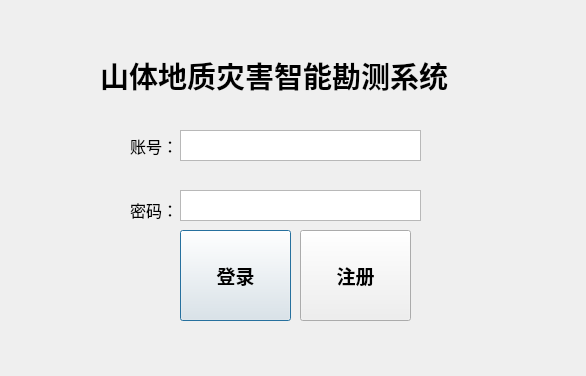
<?xml version="1.0" encoding="UTF-8"?>
<ui version="4.0">
 <class>Dialog</class>
 <widget class="QDialog" name="Dialog">
  <property name="geometry">
   <rect>
    <x>0</x>
    <y>0</y>
    <width>586</width>
    <height>376</height>
   </rect>
  </property>
  <property name="windowTitle">
   <string>山体地质灾害智能勘测系统</string>
  </property>
  <property name="styleSheet">
   <string notr="true"/>
  </property>
  <widget class="QPushButton" name="pushButton">
   <property name="geometry">
    <rect>
     <x>180</x>
     <y>230</y>
     <width>111</width>
     <height>91</height>
    </rect>
   </property>
   <property name="font">
    <font>
     <family>新宋体</family>
     <pointsize>14</pointsize>
     <weight>75</weight>
     <bold>true</bold>
    </font>
   </property>
   <property name="styleSheet">
    <string notr="true">border-image:url(D:/procedure/groundstation/checkin/yellow.png)</string>
   </property>
   <property name="text">
    <string>登录</string>
   </property>
  </widget>
  <widget class="QTextEdit" name="textEdit">
   <property name="geometry">
    <rect>
     <x>180</x>
     <y>130</y>
     <width>241</width>
     <height>31</height>
    </rect>
   </property>
  </widget>
  <widget class="QTextEdit" name="textEdit_2">
   <property name="geometry">
    <rect>
     <x>180</x>
     <y>190</y>
     <width>241</width>
     <height>31</height>
    </rect>
   </property>
  </widget>
  <widget class="QLabel" name="label">
   <property name="geometry">
    <rect>
     <x>130</x>
     <y>135</y>
     <width>71</width>
     <height>21</height>
    </rect>
   </property>
   <property name="font">
    <font>
     <family>新宋体</family>
     <pointsize>12</pointsize>
    </font>
   </property>
   <property name="text">
    <string>账号：</string>
   </property>
  </widget>
  <widget class="QPushButton" name="pushButton_2">
   <property name="geometry">
    <rect>
     <x>300</x>
     <y>230</y>
     <width>111</width>
     <height>91</height>
    </rect>
   </property>
   <property name="font">
    <font>
     <family>新宋体</family>
     <pointsize>14</pointsize>
     <weight>75</weight>
     <bold>true</bold>
    </font>
   </property>
   <property name="styleSheet">
    <string notr="true">border-image:url(D:/procedure/groundstation/checkin/yellow.png)</string>
   </property>
   <property name="text">
    <string>注册</string>
   </property>
  </widget>
  <widget class="QLabel" name="label_2">
   <property name="geometry">
    <rect>
     <x>130</x>
     <y>200</y>
     <width>71</width>
     <height>20</height>
    </rect>
   </property>
   <property name="font">
    <font>
     <family>新宋体</family>
     <pointsize>12</pointsize>
    </font>
   </property>
   <property name="text">
    <string>密码：</string>
   </property>
  </widget>
  <widget class="QLabel" name="label_3">
   <property name="geometry">
    <rect>
     <x>460</x>
     <y>290</y>
     <width>131</width>
     <height>81</height>
    </rect>
   </property>
   <property name="styleSheet">
    <string notr="true">border-image:url(D:/procedure/groundstation/checkin/shendalogo.png)</string>
   </property>
   <property name="text">
    <string/>
   </property>
  </widget>
  <widget class="QLabel" name="label_4">
   <property name="geometry">
    <rect>
     <x>100</x>
     <y>60</y>
     <width>371</width>
     <height>31</height>
    </rect>
   </property>
   <property name="font">
    <font>
     <family>新宋体</family>
     <pointsize>22</pointsize>
     <weight>75</weight>
     <bold>true</bold>
    </font>
   </property>
   <property name="text">
    <string>山体地质灾害智能勘测系统</string>
   </property>
  </widget>
 </widget>
 <resources/>
 <connections/>
</ui>
